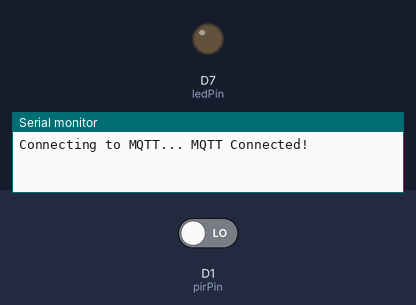
This sketch was run on a simulated ESP8266 (NodeMCU). Parts: output pins drawn as LEDs (lit = HIGH), the last lines printed to the serial monitor. The test bench sets the inputs (shaded band); at power-on: D1 (pirPin) LOW. WiFi joins after 1.5 s; servers stay silent unless stated; no MQTT or app messages arrive unless stated.

Above: at 3.0 s.
3.1 s: D1 (pirPin) driven HIGH
At 3.5 s:
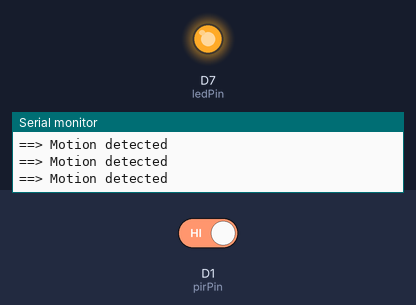
4.6 s: D1 (pirPin) driven LOW
At 5.8 s:
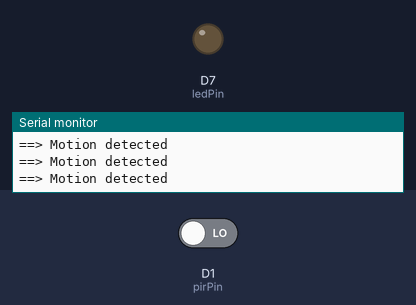
Timing chart, 0 to 7.6 s (numbered marks = the images above; inputs shaded):
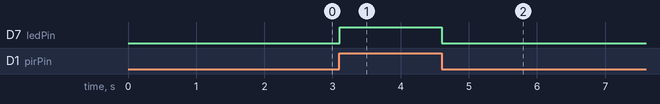

The sketch:

sketch_mqtt-blynk.ino
```cpp
// (licence header left out)
/* https://play.google.com/store/apps/details?id=cc.blynk */

/***********************   Includes **************************/
#include <ESP8266WiFi.h>
#include "Adafruit_MQTT.h"
#include "Adafruit_MQTT_Client.h"
#include <BlynkSimpleEsp8266.h>

/************************* Adafruit.io Setup *********************************/

#define AIO_SERVER      "mqtt.unixweb.de"
#define AIO_SERVERPORT  1883                   // use 8883 for SSL
#define AIO_USERNAME    ""
#define AIO_KEY         ""
#define BLYNK_PRINT Serial    // Comment this out to disable prints and save space

/* HC-SR501 / AS312 Motion Detector */
#define ledPin D7 // LED Output
#define pirPin D1 // Input for PIR AS312
#define DHTPIN D2 //  Spare for DHT Seonsors
int pirValue; // Place to store read PIR Value


/************************* WiFi Access Point *********************************/
/* WiFi credentials */
char ssid[] = ".......";
char pass[] = ".......";

/************************* BLYNK AuTH *********************************/
char auth[] = ".......";

/************ Global State MQTT ******************/

// Create an ESP8266 WiFiClient class to connect to the MQTT server.
WiFiClient client;
// or... use WiFiFlientSecure for SSL
//WiFiClientSecure client;

// Setup the MQTT client class by passing in the WiFi client and MQTT server and login details.
Adafruit_MQTT_Client mqtt(&client, AIO_SERVER, AIO_SERVERPORT, AIO_USERNAME, AIO_KEY);

/****************************** Feeds ***************************************/

// Setup a feed called 'photocell' for publishing.
// Notice MQTT paths for AIO follow the form: <username>/feeds/<feedname>
Adafruit_MQTT_Publish photocell = Adafruit_MQTT_Publish(&mqtt, AIO_USERNAME "/feeds/a1b2c3d4e5");

// Setup a feed called 'onoff' for subscribing to changes.
Adafruit_MQTT_Subscribe onoffbutton = Adafruit_MQTT_Subscribe(&mqtt, AIO_USERNAME "/feeds/onoff");

/*************************** Sketch Code ************************************/

void MQTT_connect();

// Time to sleep (in seconds):
const int sleepTimeS = 10;
// Host
const char* host = "dweet.io";


void setup()
{
  Serial.begin(115200);
  delay(10);
  Blynk.begin(auth, ssid, pass);
  pinMode(ledPin, OUTPUT);
  pinMode(pirPin, INPUT);
  digitalWrite(ledPin, LOW);

}

void loop()
{
  MQTT_connect();
  getPirValue();
  delay(10);
  Blynk.run();
}

void getPirValue(void)
{
  pirValue = digitalRead(pirPin);
  if (pirValue)
  {
    Serial.println("==> Motion detected");
    (! photocell.publish("Motion_Detected"));
    Blynk.notify("T==> Motion detected");
  }
  digitalWrite(ledPin, pirValue);
}

void MQTT_connect() {
  int8_t ret;

  // Stop if already connected.
  if (mqtt.connected()) {
    return;
  }

  Serial.print("Connecting to MQTT... ");

  uint8_t retries = 3;
  while ((ret = mqtt.connect()) != 0) { // connect will return 0 for connected
       Serial.println(mqtt.connectErrorString(ret));
       Serial.println("Retrying MQTT connection in 5 seconds...");
       mqtt.disconnect();
       delay(5000);  // wait 5 seconds
       retries--;
       if (retries == 0) {
         // basically die and wait for WDT to reset me
         while (1);
       }
  }
  Serial.println("MQTT Connected!");
}
```

Measured:
- after the input at 3.1 s, D7 (ledPin): LOW → HIGH at once
- after the input at 4.6 s, D7 (ledPin): HIGH → LOW at once
